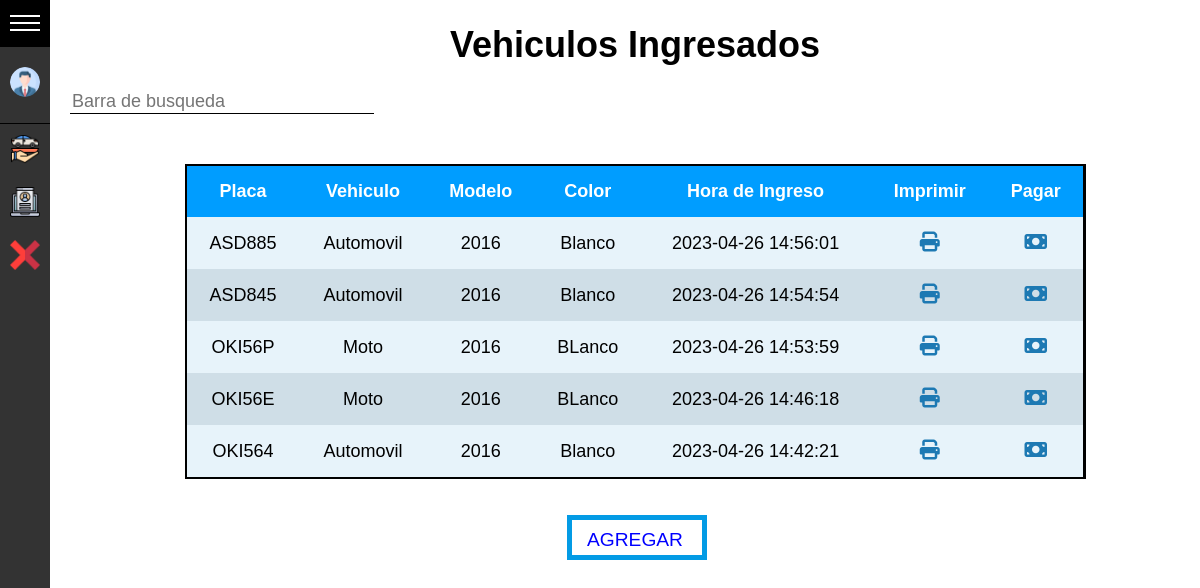
The page /view/RolOperario/Ingresos.php (signed in) on the database its author committed.
### tables this page shows
CREATE TABLE `vehiculos` (
  `VehPlaca` varchar(6) NOT NULL,
  `VehTipo` enum('Automovil','Moto','Bicicleta') NOT NULL,
  `VehModelo` varchar(30) NOT NULL,
  `VehColor` text NOT NULL,
  `VehHoraEntrada` datetime NOT NULL
);

### controller/RolOperario/sql_queries.php (called while the page is built, shortened)
<?php
    function consultarVehi($con){
        $sql = "SELECT * FROM vehiculos ORDER BY `vehiculos`.`VehHoraEntrada` DESC";
        $stmt = $con->prepare($sql);
        $stmt->execute();
        $vehiculo = $stmt->fetchAll(PDO::FETCH_ASSOC);
        return $vehiculo;
    }

### view/RolOperario/Ingresos.php (the view, shortened to what this page needs)
<?php
    include 'head.php';
    include '../../controller/RolOperario/sql_queries.php';
    $con = conectar();
    $conVeh = consultarVehi($con);
?>
    <div class="content">
        <h1>Vehiculos Ingresados</h1>
        <div class="contenedorBarraBusqueda text-center">
            <div class="busqueda">
                <input type="text" class="form-control pull-right" style="width:300px" id="search" placeholder="Barra de busqueda">
            </div>
        </div>
        <div class="tabla">
            <table id="table">
                <thead>
                <tr class="sticky">
                        <th>Placa</th>
                        <th>Vehiculo</th>
                        <th>Modelo</th>
                        <th>Color</th>
                        <th>Hora de Ingreso</th>
                        <th>Imprimir</th>
                        <th>Pagar</th>
                    </tr>
                </thead>
                <tbody>
                    <?php foreach ($conVeh as $row):?>
                        <tr>
                            <td><?php echo $row['VehPlaca'];?></td>
                            <td><?php echo $row['VehTipo'];?></td>
                            <td><?php echo $row['VehModelo'];?></td>
                            <td><?php echo $row['VehColor'];?></td>
                            <td><?php echo $row['VehHoraEntrada'];?></td>
                            <td><a href="#" class="btn-ImpIng" data-id="<?php $ImpIng = reciboIngreso($con, $row['VehPlaca']);?>"><i class="fa-solid fa-print"></i></a></td>
                            <td><a href="#" class="btn-Pag" data-id="<?php $Pago = formularioPago($con, $row['VehPlaca']);?>"><i class="fa-solid fa-money-bill"></i></a></td>
                        </tr>
                    <?php endforeach;?>
                </tbody>
            </table>
        </div>
        <div>
            <a href="#" id="btnAge" class="btn-ageVeh">AGREGAR</a>
        </div>
    </div>
</body>
</html>

### css/style.css (style rules this page uses)
:root { --ancho: 250px; --margen: 10px; --bgmenu: rgb(51, 51, 51); --hovercolor: rgb(0, 0, 0); --ancho-colapsado: 50px; --bgfondo: rgb(255, 255, 255); --bgtabla: rgb(231, 243, 250); }
body { background-color: var(--bgfondo); font-family: Arial, Helvetica, sans-serif; font-size: 18px; padding: 0; margin: 0; margin-left: var(--ancho-colapsado); }
.content { margin-left: 20px; text-align: center; }
.tabla { margin: 50px auto; display: flex; justify-content: center; width: 900px; max-height: 400px; overflow: auto; border-top:2.5px solid var(--hovercolor); border-bottom:2.5px solid var(--hovercolor); border-right: .5px solid var(--hovercolor); }
.tabla .sticky { position: sticky; top: 0; }
th, td { padding: 15px; }
table { background-color: var(--bgtabla); border-left: 2.5px solid var(--hovercolor); border-right: 2.5px solid var(--hovercolor); text-align: center; width: 100%; border-collapse: collapse; height: 100px; }
thead { background-color: rgb(0, 157, 255); color:rgb(255, 255, 255); }
thead .sticky { background-color: rgb(0, 157, 255); color:rgb(255, 255, 255); }
tbody tr:nth-child(even) { background-color: rgb(207, 222, 231); }
tbody i { font-size: 20px; color: #1d79b3; }
#btnAge { text-decoration: none; padding: 10px 20px; font-size: 1.2rem; position: relative; color: blue; }
#btnAge::after, #btnAge::before { border: 5px solid #039be5; content: ""; position: absolute; width: calc(100% - 6px); height: calc(100% - 6px); left: 0px; bottom: 0px; z-index: -1px; transition: transform 0.3s ease; }
input, select { background: none; font-size: 18px; padding: 10px 10xp 10px 5px; display: block; width: 100%; border: none; border-bottom: 1px solid #000; }
input, select:focus { outline: none; color: rgb(94, 93, 93); }

### rows shown on the page
vehiculos: VehPlaca "ASD885", VehTipo "Automovil", VehModelo "2016", VehColor "Blanco", VehHoraEntrada "2023-04-26 14:56:01"
vehiculos: VehPlaca "ASD845", VehTipo "Automovil", VehModelo "2016", VehColor "Blanco", VehHoraEntrada "2023-04-26 14:54:54"
vehiculos: VehPlaca "OKI56P", VehTipo "Moto", VehModelo "2016", VehColor "BLanco", VehHoraEntrada "2023-04-26 14:53:59"
vehiculos: VehPlaca "OKI56E", VehTipo "Moto", VehModelo "2016", VehColor "BLanco", VehHoraEntrada "2023-04-26 14:46:18"
vehiculos: VehPlaca "OKI564", VehTipo "Automovil", VehModelo "2016", VehColor "Blanco", VehHoraEntrada "2023-04-26 14:42:21"
